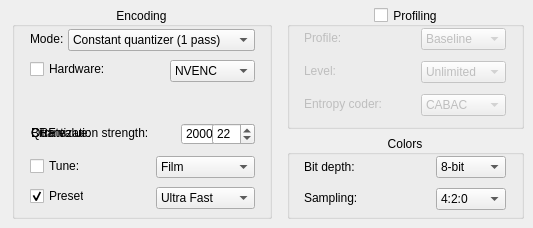
        <widget class="QWidget" name="Main264Tab">
         <attribute name="title">
          <string>Main</string>
         </attribute>
         <widget class="QGroupBox" name="EncodingSetting264GB">
          <property name="geometry">
           <rect>
            <x>12</x>
            <y>7</y>
            <width>260</width>
            <height>212</height>
           </rect>
          </property>
          <property name="title">
           <string>Encoding</string>
          </property>
          <property name="alignment">
           <set>Qt::AlignCenter</set>
          </property>
          <widget class="QLabel" name="EncodeMode264Label">
           <property name="geometry">
            <rect>
             <x>18</x>
             <y>24</y>
             <width>39</width>
             <height>16</height>
            </rect>
           </property>
           <property name="text">
            <string>Mode:</string>
           </property>
          </widget>
          <widget class="QComboBox" name="EncodeMode264DD">
           <property name="geometry">
            <rect>
             <x>56</x>
             <y>22</y>
             <width>187</width>
             <height>22</height>
            </rect>
           </property>
           <property name="toolTip">
            <string>&lt;html&gt;&lt;head/&gt;&lt;body&gt;&lt;p&gt;The encoding mode to use. Recommended: Constant rate factor.&lt;/p&gt;&lt;/body&gt;&lt;/html&gt;</string>
           </property>
           <item>
            <property name="text">
             <string>Constant rate factor (1 pass)</string>
            </property>
           </item>
           <item>
            <property name="text">
             <string>Average bitrate (1 pass)</string>
            </property>
           </item>
           <item>
            <property name="text">
             <string>Target bitrate (2 pass)</string>
            </property>
           </item>
           <item>
            <property name="text">
             <string>Constant quantizer (1 pass)</string>
            </property>
           </item>
          </widget>
          <widget class="QCheckBox" name="Hardware264CB">
           <property name="geometry">
            <rect>
             <x>18</x>
             <y>52</y>
             <width>75</width>
             <height>20</height>
            </rect>
           </property>
           <property name="toolTip">
            <string>&lt;html&gt;&lt;head/&gt;&lt;body&gt;&lt;p&gt;Enables GPU hardware encoding for faster video encoding.&lt;/p&gt;&lt;/body&gt;&lt;/html&gt;</string>
           </property>
           <property name="text">
            <string>Hardware:</string>
           </property>
          </widget>
          <widget class="QComboBox" name="Hardware264DD">
           <property name="geometry">
            <rect>
             <x>158</x>
             <y>53</y>
             <width>85</width>
             <height>22</height>
            </rect>
           </property>
           <property name="toolTip">
            <string>&lt;html&gt;&lt;head/&gt;&lt;body&gt;&lt;p&gt;The GPU hardware encoder to use.&lt;/p&gt;&lt;/body&gt;&lt;/html&gt;</string>
           </property>
           <item>
            <property name="text">
             <string>NVENC</string>
            </property>
           </item>
           <item>
            <property name="text">
             <string>QuickSync</string>
            </property>
           </item>
           <item>
            <property name="text">
             <string>AMF</string>
            </property>
           </item>
          </widget>
          <widget class="QDoubleSpinBox" name="Bitrate264NUD">
           <property name="geometry">
            <rect>
             <x>169</x>
             <y>116</y>
             <width>74</width>
             <height>22</height>
            </rect>
           </property>
           <property name="toolTip">
            <string>&lt;html&gt;&lt;head/&gt;&lt;body&gt;&lt;p&gt;The output bitrate of the video.&lt;/p&gt;&lt;/body&gt;&lt;/html&gt;</string>
           </property>
           <property name="decimals">
            <number>0</number>
           </property>
           <property name="maximum">
            <double>80000.000000000000000</double>
           </property>
           <property name="value">
            <double>2000.000000000000000</double>
           </property>
          </widget>
          <widget class="QCheckBox" name="Tune264CB">
           <property name="geometry">
            <rect>
             <x>18</x>
             <y>149</y>
             <width>59</width>
             <height>20</height>
            </rect>
           </property>
           <property name="toolTip">
            <string>&lt;html&gt;&lt;head/&gt;&lt;body&gt;&lt;p&gt;Enables the video tuning selection.&lt;/p&gt;&lt;/body&gt;&lt;/html&gt;</string>
           </property>
           <property name="text">
            <string>Tune:</string>
           </property>
          </widget>
          <widget class="QComboBox" name="Tune264DD">
           <property name="geometry">
            <rect>
             <x>144</x>
             <y>149</y>
             <width>99</width>
             <height>22</height>
            </rect>
           </property>
           <property name="toolTip">
            <string>&lt;html&gt;&lt;head/&gt;&lt;body&gt;&lt;p&gt;The video tuning to use. Set this to the type of source video you have.&lt;/p&gt;&lt;/body&gt;&lt;/html&gt;</string>
           </property>
           <item>
            <property name="text">
             <string>Film</string>
            </property>
           </item>
           <item>
            <property name="text">
             <string>Animation</string>
            </property>
           </item>
           <item>
            <property name="text">
             <string>Grain</string>
            </property>
           </item>
           <item>
            <property name="text">
             <string>Still Image</string>
            </property>
           </item>
           <item>
            <property name="text">
             <string>Fast Decode</string>
            </property>
           </item>
           <item>
            <property name="text">
             <string>Zero Latency</string>
            </property>
           </item>
           <item>
            <property name="text">
             <string>PSNR</string>
            </property>
           </item>
           <item>
            <property name="text">
             <string>SSIM</string>
            </property>
           </item>
          </widget>
          <widget class="QCheckBox" name="Preset264CB">
           <property name="geometry">
            <rect>
             <x>18</x>
             <y>179</y>
             <width>54</width>
             <height>20</height>
            </rect>
           </property>
           <property name="toolTip">
            <string>&lt;html&gt;&lt;head/&gt;&lt;body&gt;&lt;p&gt;Enables the CPU preset selection.&lt;/p&gt;&lt;/body&gt;&lt;/html&gt;</string>
           </property>
           <property name="text">
            <string>Preset:</string>
           </property>
           <property name="checked">
            <bool>true</bool>
           </property>
          </widget>
          <widget class="QComboBox" name="Preset264DD">
           <property name="geometry">
            <rect>
             <x>144</x>
             <y>180</y>
             <width>99</width>
             <height>22</height>
            </rect>
           </property>
           <property name="toolTip">
            <string>&lt;html&gt;&lt;head/&gt;&lt;body&gt;&lt;p&gt;The GPU preset to use. Recommended: Slow.&lt;/p&gt;&lt;/body&gt;&lt;/html&gt;</string>
           </property>
           <item>
            <property name="text">
             <string>Ultra Fast</string>
            </property>
           </item>
           <item>
            <property name="text">
             <string>Super Fast</string>
            </property>
           </item>
           <item>
            <property name="text">
             <string>Very Fast</string>
            </property>
           </item>
           <item>
            <property name="text">
             <string>Faster</string>
            </property>
           </item>
           <item>
            <property name="text">
             <string>Fast</string>
            </property>
           </item>
           <item>
            <property name="text">
             <string>Medium</string>
            </property>
           </item>
           <item>
            <property name="text">
             <string>Slow</string>
            </property>
           </item>
           <item>
            <property name="text">
             <string>Slower</string>
            </property>
           </item>
           <item>
            <property name="text">
             <string>Very slow</string>
            </property>
           </item>
           <item>
            <property name="text">
             <string>Placebo</string>
            </property>
           </item>
          </widget>
          <widget class="QLabel" name="Quantizer264Label">
           <property name="geometry">
            <rect>
             <x>19</x>
             <y>118</y>
             <width>125</width>
             <height>16</height>
            </rect>
           </property>
           <property name="text">
            <string>Quantization strength:</string>
           </property>
          </widget>
          <widget class="QSpinBox" name="Quantizer264NUD">
           <property name="geometry">
            <rect>
             <x>200</x>
             <y>116</y>
             <width>43</width>
             <height>22</height>
            </rect>
           </property>
           <property name="toolTip">
            <string>&lt;html&gt;&lt;head/&gt;&lt;body&gt;&lt;p&gt;The constant quantizer stregnth to use. Recommended: 17.&lt;/p&gt;&lt;/body&gt;&lt;/html&gt;</string>
           </property>
           <property name="maximum">
            <number>51</number>
           </property>
           <property name="value">
            <number>22</number>
           </property>
          </widget>
          <widget class="QSpinBox" name="CRFValue264NUD">
           <property name="geometry">
            <rect>
             <x>200</x>
             <y>116</y>
             <width>43</width>
             <height>22</height>
            </rect>
           </property>
           <property name="toolTip">
            <string>&lt;html&gt;&lt;head/&gt;&lt;body&gt;&lt;p&gt;The constant rate factor value to use. Recommended: 17.&lt;/p&gt;&lt;/body&gt;&lt;/html&gt;</string>
           </property>
           <property name="maximum">
            <number>51</number>
           </property>
           <property name="value">
            <number>22</number>
           </property>
          </widget>
          <widget class="QLabel" name="CRFValueLabel">
           <property name="geometry">
            <rect>
             <x>19</x>
             <y>118</y>
             <width>79</width>
             <height>16</height>
            </rect>
           </property>
           <property name="text">
            <string>CRF value:</string>
           </property>
          </widget>
          <widget class="QComboBox" name="EncodeMode264HWDD">
           <property name="geometry">
            <rect>
             <x>56</x>
             <y>22</y>
             <width>187</width>
             <height>22</height>
            </rect>
           </property>
           <property name="toolTip">
            <string>&lt;html&gt;&lt;head/&gt;&lt;body&gt;&lt;p&gt;The encoding mode to use. Recommended: Constant quantizer.&lt;/p&gt;&lt;/body&gt;&lt;/html&gt;</string>
           </property>
           <item>
            <property name="text">
             <string>Constant quantizer (1 pass)</string>
            </property>
           </item>
           <item>
            <property name="text">
             <string>Average bitrate (1 pass)</string>
            </property>
           </item>
           <item>
            <property name="text">
             <string>Target bitrate (2 pass)</string>
            </property>
           </item>
          </widget>
          <widget class="QLabel" name="Bitrate264Label">
           <property name="geometry">
            <rect>
             <x>19</x>
             <y>118</y>
             <width>68</width>
             <height>16</height>
            </rect>
           </property>
           <property name="text">
            <string>Bitrate:</string>
           </property>
          </widget>
         </widget>
         <widget class="QGroupBox" name="Profile264GB">
          <property name="geometry">
           <rect>
            <x>287</x>
            <y>7</y>
            <width>237</width>
            <height>122</height>
           </rect>
          </property>
          <property name="toolTip">
           <string>&lt;html&gt;&lt;head/&gt;&lt;body&gt;&lt;p&gt;Enables the AVC profiling.&lt;/p&gt;&lt;/body&gt;&lt;/html&gt;</string>
          </property>
          <property name="title">
           <string>Profiling</string>
          </property>
          <property name="alignment">
           <set>Qt::AlignCenter</set>
          </property>
          <property name="checkable">
           <bool>true</bool>
          </property>
          <property name="checked">
           <bool>false</bool>
          </property>
          <widget class="QLabel" name="Profile264Label">
           <property name="geometry">
            <rect>
             <x>17</x>
             <y>21</y>
             <width>45</width>
             <height>20</height>
            </rect>
           </property>
           <property name="text">
            <string>Profile:</string>
           </property>
          </widget>
          <widget class="QComboBox" name="Profile264DD">
           <property name="geometry">
            <rect>
             <x>134</x>
             <y>21</y>
             <width>85</width>
             <height>22</height>
            </rect>
           </property>
           <property name="toolTip">
            <string>&lt;html&gt;&lt;head/&gt;&lt;body&gt;&lt;p&gt;The profile tier to use. Set this according to the resolution/frame rate of the source video.&lt;/p&gt;&lt;/body&gt;&lt;/html&gt;</string>
           </property>
           <item>
            <property name="text">
             <string>Baseline</string>
            </property>
           </item>
           <item>
            <property name="text">
             <string>Main</string>
            </property>
           </item>
           <item>
            <property name="text">
             <string>High</string>
            </property>
           </item>
           <item>
            <property name="text">
             <string>High 10</string>
            </property>
           </item>
           <item>
            <property name="text">
             <string>High 4:2:2</string>
            </property>
           </item>
          </widget>
          <widget class="QLabel" name="Level264Label">
           <property name="geometry">
            <rect>
             <x>17</x>
             <y>54</y>
             <width>50</width>
             <height>20</height>
            </rect>
           </property>
           <property name="text">
            <string>Level:</string>
           </property>
          </widget>
          <widget class="QComboBox" name="Level264DD">
           <property name="geometry">
            <rect>
             <x>134</x>
             <y>54</y>
             <width>85</width>
             <height>22</height>
            </rect>
           </property>
           <property name="toolTip">
            <string>&lt;html&gt;&lt;head/&gt;&lt;body&gt;&lt;p&gt;The level for the AVC profile. Use higher values for high frame rate/resolution videos.&lt;/p&gt;&lt;/body&gt;&lt;/html&gt;</string>
           </property>
           <item>
            <property name="text">
             <string>Unlimited</string>
            </property>
           </item>
           <item>
            <property name="text">
             <string>5.2</string>
            </property>
           </item>
           <item>
            <property name="text">
             <string>5.1</string>
            </property>
           </item>
           <item>
            <property name="text">
             <string>5.0</string>
            </property>
           </item>
           <item>
            <property name="text">
             <string>4.2</string>
            </property>
           </item>
           <item>
            <property name="text">
             <string>4.1</string>
            </property>
           </item>
           <item>
            <property name="text">
             <string>4.0</string>
            </property>
           </item>
           <item>
            <property name="text">
             <string>3.2</string>
            </property>
           </item>
           <item>
            <property name="text">
             <string>3.1</string>
            </property>
           </item>
           <item>
            <property name="text">
             <string>3.0</string>
            </property>
           </item>
           <item>
            <property name="text">
             <string>2.2</string>
            </property>
           </item>
           <item>
            <property name="text">
             <string>2.1</string>
            </property>
           </item>
           <item>
            <property name="text">
             <string>2.0</string>
            </property>
           </item>
           <item>
            <property name="text">
             <string>1.3</string>
            </property>
           </item>
           <item>
            <property name="text">
             <string>1.2</string>
            </property>
           </item>
           <item>
            <property name="text">
             <string>1.1</string>
            </property>
           </item>
           <item>
            <property name="text">
             <string>1b</string>
            </property>
           </item>
           <item>
            <property name="text">
             <string>1.0</string>
            </property>
           </item>
          </widget>
          <widget class="QLabel" name="EntropyCode264Label">
           <property name="geometry">
            <rect>
             <x>17</x>
             <y>87</y>
             <width>86</width>
             <height>20</height>
            </rect>
           </property>
           <property name="text">
            <string>Entropy coder:</string>
           </property>
          </widget>
          <widget class="QComboBox" name="EntropyCode264DD">
           <property name="geometry">
            <rect>
             <x>134</x>
             <y>87</y>
             <width>85</width>
             <height>22</height>
            </rect>
           </property>
           <property name="toolTip">
            <string>&lt;html&gt;&lt;head/&gt;&lt;body&gt;&lt;p&gt;Sets the entropy coder to use. Recommended: CABAC.&lt;/p&gt;&lt;/body&gt;&lt;/html&gt;</string>
           </property>
           <item>
            <property name="text">
             <string>CABAC</string>
            </property>
           </item>
           <item>
            <property name="text">
             <string>CAVLC</string>
            </property>
           </item>
          </widget>
         </widget>
         <widget class="QGroupBox" name="Colors264GB">
          <property name="geometry">
           <rect>
            <x>287</x>
            <y>135</y>
            <width>237</width>
            <height>84</height>
           </rect>
          </property>
          <property name="title">
           <string>Colors</string>
          </property>
          <property name="alignment">
           <set>Qt::AlignCenter</set>
          </property>
          <property name="checkable">
           <bool>false</bool>
          </property>
          <property name="checked">
           <bool>false</bool>
          </property>
          <widget class="QLabel" name="BitDepth264Label">
           <property name="geometry">
            <rect>
             <x>17</x>
             <y>22</y>
             <width>55</width>
             <height>20</height>
            </rect>
           </property>
           <property name="text">
            <string>Bit depth:</string>
           </property>
          </widget>
          <widget class="QComboBox" name="BitDepth264DD">
           <property name="geometry">
            <rect>
             <x>149</x>
             <y>21</y>
             <width>70</width>
             <height>22</height>
            </rect>
           </property>
           <property name="toolTip">
            <string>&lt;html&gt;&lt;head/&gt;&lt;body&gt;&lt;p&gt;Sets the output video color depth.&lt;/p&gt;&lt;/body&gt;&lt;/html&gt;</string>
           </property>
           <item>
            <property name="text">
             <string>8-bit</string>
            </property>
           </item>
           <item>
            <property name="text">
             <string>10-bit</string>
            </property>
           </item>
          </widget>
          <widget class="QLabel" name="Space264Label">
           <property name="geometry">
            <rect>
             <x>17</x>
             <y>53</y>
             <width>94</width>
             <height>20</height>
            </rect>
           </property>
           <property name="text">
            <string>Sampling:</string>
           </property>
          </widget>
          <widget class="QComboBox" name="ColorSpace264DD">
           <property name="geometry">
            <rect>
             <x>149</x>
             <y>53</y>
             <width>70</width>
             <height>22</height>
            </rect>
           </property>
           <property name="toolTip">
            <string>&lt;html&gt;&lt;head/&gt;&lt;body&gt;&lt;p&gt;Sets the output video color sampling.&lt;/p&gt;&lt;/body&gt;&lt;/html&gt;</string>
           </property>
           <item>
            <property name="text">
             <string>4:2:0</string>
            </property>
           </item>
           <item>
            <property name="text">
             <string>4:2:2</string>
            </property>
           </item>
          </widget>
         </widget>
        </widget>
